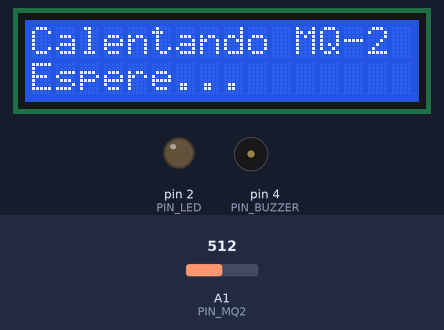
The sketch below on a simulated Arduino Uno, built with avr-gcc and run on an emulated ATmega328P. Shown: 16×2 character LCD, output pins drawn as LEDs (lit = HIGH), buzzer (waves = sounding, pin HIGH). The inputs (shaded band) are chosen by the test bench; at power-on: A1 (PIN_MQ2) = 512.

Above: at 0.1 s.
At 20.2 s:
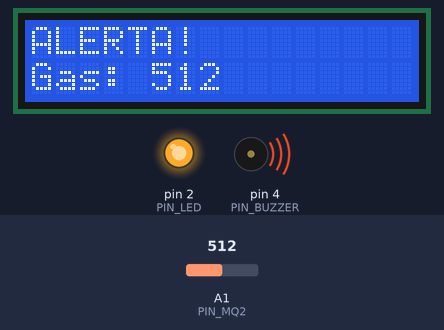
Timing chart, 0 to 21.7 s (numbered marks = the images above):
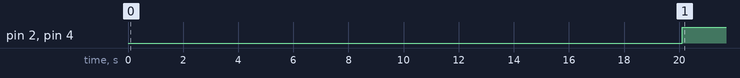

Measured:
- by itself, pin 2 (PIN_LED), pin 4 (PIN_BUZZER): LOW → HIGH at 20.1 s

The sketch:

SENSOR-GAS-DIGITAL.ino
```cpp
#include <Wire.h>
#include <LiquidCrystal_I2C.h>

// ---------- Pines ----------
const int PIN_MQ2    = A1;
const int PIN_LED    = 2;
const int PIN_BUZZER = 4;

// ---------- Configuración ----------
const int UMBRAL = 400;   // Ajusta según tu calibración (0-1023)

// Pantalla LCD 16x2 I2C (dirección 0x27; si no enciende, prueba 0x3F)
LiquidCrystal_I2C lcd(0x27, 16, 2);

void setup() {
  pinMode(PIN_LED, OUTPUT);
  pinMode(PIN_BUZZER, OUTPUT);

  lcd.init();
  lcd.backlight();

  // Mensaje de calentamiento del sensor
  lcd.setCursor(0, 0);
  lcd.print("Calentando MQ-2");
  lcd.setCursor(0, 1);
  lcd.print("Espere...");
  delay(20000);   // 20 segundos (en Wokwi puedes bajarlo a 2000)
  lcd.clear();
}

void loop() {
  // 1. LEER
  int valor = analogRead(PIN_MQ2);

  // 2 y 3. MOSTRAR y COMPARAR
  lcd.setCursor(0, 0);
  if (valor > UMBRAL) {
    lcd.print("ALERTA!         ");
    // 4. ALERTAR
    digitalWrite(PIN_LED, HIGH);
    digitalWrite(PIN_BUZZER, HIGH);
  } else {
    lcd.print("Todo correcto   ");
    digitalWrite(PIN_LED, LOW);
    digitalWrite(PIN_BUZZER, LOW);
  }

  // Segunda línea: cantidad registrada
  lcd.setCursor(0, 1);
  lcd.print("Gas: ");
  lcd.print(valor);
  lcd.print("     ");   // espacios para borrar dígitos sobrantes

  delay(300);
}
```
